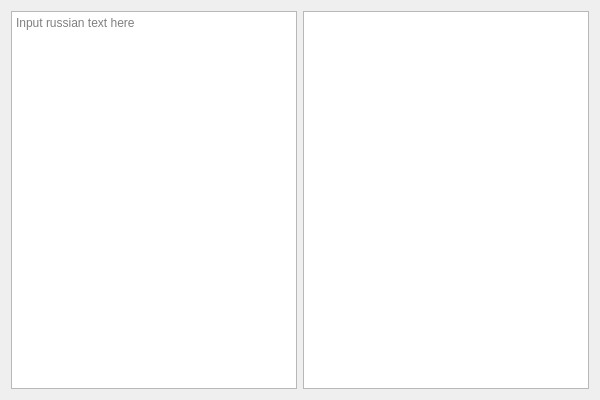
<?xml version="1.0" encoding="UTF-8"?>
<ui version="4.0">
 <class>MainWindow</class>
 <widget class="QMainWindow" name="MainWindow">
  <property name="geometry">
   <rect>
    <x>0</x>
    <y>0</y>
    <width>600</width>
    <height>400</height>
   </rect>
  </property>
  <property name="windowTitle">
   <string>MainWindow</string>
  </property>
  <widget class="QWidget" name="centralWidget">
   <layout class="QHBoxLayout" name="horizontalLayout">
    <item>
     <widget class="QPlainTextEdit" name="russianTextEdit">
      <property name="placeholderText">
       <string>Input russian text here</string>
      </property>
     </widget>
    </item>
    <item>
     <widget class="QPlainTextEdit" name="translitTextEdit">
      <property name="readOnly">
       <bool>true</bool>
      </property>
      <property name="placeholderText">
       <string/>
      </property>
     </widget>
    </item>
   </layout>
  </widget>
  <widget class="QMenuBar" name="menuBar">
   <property name="geometry">
    <rect>
     <x>0</x>
     <y>0</y>
     <width>600</width>
     <height>33</height>
    </rect>
   </property>
  </widget>
 </widget>
 <layoutdefault spacing="6" margin="11"/>
 <resources/>
 <connections/>
</ui>
